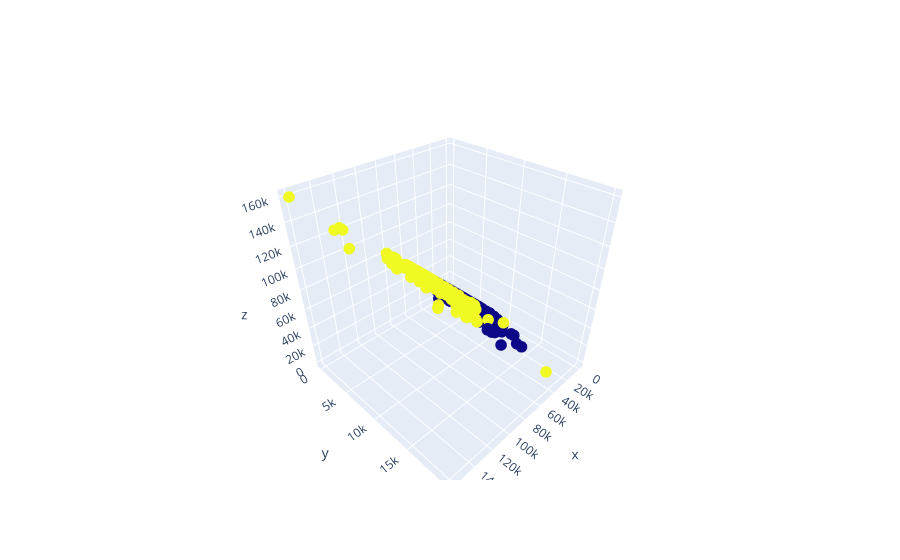

This figure's notebook cell:
### Code cell
data["claster_ier"].value_counts()
fig2 = go.Figure(data=[go.Scatter3d(x=data["author_playtime_forever"], y=data["author_playtime_last_two_weeks"], z=data["author_playtime_at_review"],mode="markers", marker_color=data["claster_ier"], marker_size=4)])
fig2.show()

### Figure 1 — Plotly figure (JSON) as saved in the notebook; plotly's stock layout.template omitted (floating-point values rounded to 4 significant figures; data arrays with more than 128 entries replaced by an {"elided": "..."} marker saying what was removed)
{"data": [{"marker": {"color": {"elided": "9794 int values"}, "size": 4}, "mode": "markers", "type": "scatter3d", "x": {"elided": "9794 int values"}, "y": {"elided": "9794 int values"}, "z": {"elided": "9794 int values"}}], "layout": {}}
